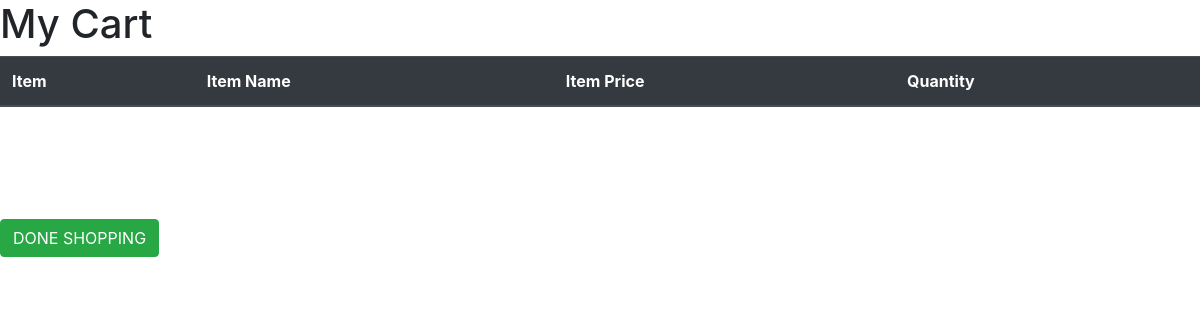
Page /basktet (signed in) on the earlier database version.
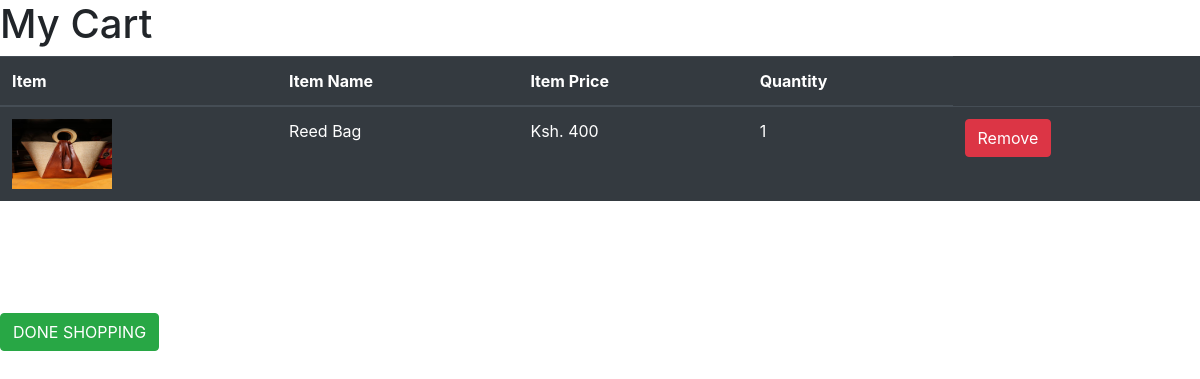
Same page on the later database version.
### mainApp/models.py (models this page shows, shortened)
class Purchase(models.Model):
    user = models.ForeignKey(User, on_delete=models.deletion.CASCADE)
    product = models.ForeignKey(Product, on_delete=models.deletion.DO_NOTHING)
    quantity = models.IntegerField(null=False, blank=False)
    bought = models.BooleanField(default=False)
    created = models.DateField(auto_now=True)
    updated = models.DateField(auto_now_add=True)
    class Meta:
        ordering = ['-updated', '-created']

class Product(models.Model):
    image = models.ImageField(upload_to="productImages/")
    name = models.CharField(max_length=20, null=False, blank=False)
    code = models.CharField(max_length=10, null=False, blank=False)
    price = models.IntegerField(null=False, blank=False)
    type = models.ForeignKey(ProductType, on_delete=models.deletion.CASCADE)
    quatity = models.IntegerField(null=False, blank=False)
    created = models.DateField(auto_now=True)
    updated = models.DateField(auto_now_add=True)
    class Meta:
        ordering = ['-updated', '-created']

### mainApp/views.py (the view)
# urls.py: path('basktet', sales, name="basket"),
def sales(request):
    if request.method == 'POST':
        itemID = request.POST['productID']
        Purchase.objects.filter(id=itemID).delete()
    user_purchases = Purchase.objects.filter(user=request.user)
    items_not_bought = user_purchases.filter(bought=False)
    return render(request, 'sales.html', {'items':items_not_bought  })

### mainApp/templates/sales.html (shortened to what this page needs)
<!doctype html>
<html lang="en">
  <head>
    <link rel="stylesheet" href="https://cdn.jsdelivr.net/npm/bootstrap@4.5.3/dist/css/bootstrap.min.css">
  </head>
  <body>
    <h1>My Cart</h1>
    <table class="table table-hover table-dark">
        <thead >
            <tr>
                <th scope="col">Item</th>
                <th scope="col">Item Name </th>
                <th scope="col">Item Price </th>
                <th scope="col"> Quantity</th>
            </tr>
        </thead>
        <tbody>
          {% for item in items%}
              <tr>
                  <td>
                    <img src="{{item.product.image.url}}" alt="" class="productImage">
                  </td>
                  <td>{{item.product.name}}</td>
                  <td>Ksh. {{item.product.price}}</td>
                  <td>{{ item.quantity}}</td>
                  <td>
                    <form action="{% url 'basket' %}" method="POST">
                        <input id="purchase" type="submit" value="Remove" class="btn btn-danger"/>
                    </form>
                  </td>
              </tr>
          {% endfor %}
        </tbody>
    </table>
    <br><br>
    <div class="box">
      <br><br>
      <a class="btn btn-outline btn-success" href="{% url 'finish_shopping' %}"> DONE SHOPPING </a>
      <br><br>
  </div>
  </body>
</html>

Differences in the rows shown:
added Purchase: product.image (picture), product.name "Reed Bag", product.price "400", quantity "1"
